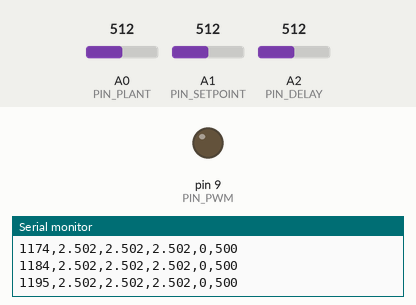
This sketch was run on a simulated Arduino Uno, built with avr-gcc and run on an emulated ATmega328P. On the bench: output pins drawn as LEDs (lit = HIGH), the last lines printed to the serial monitor. The inputs (shaded band) are chosen by the test bench; at power-on: A1 (PIN_SETPOINT) = 512, A0 (PIN_PLANT) = 512, A2 (PIN_DELAY) = 512.

Above: at 1.2 s.
1.3 s: A1 (PIN_SETPOINT) set to 716
At 1.45 s:
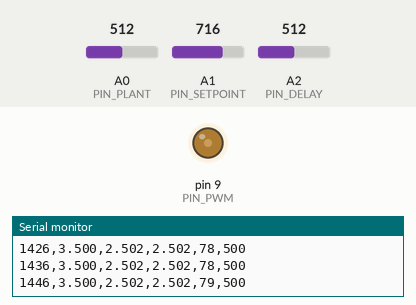
At 3.86 s:
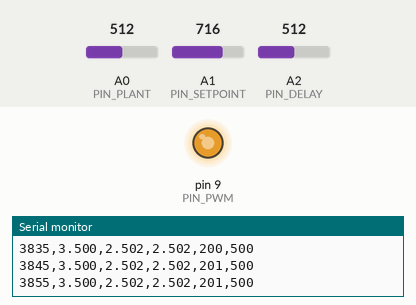
4.3 s: A0 (PIN_PLANT) set to 1010
7.3 s: A0 (PIN_PLANT) set to 900
10.1 s: A1 (PIN_SETPOINT) set to 1010
At 11.75 s:
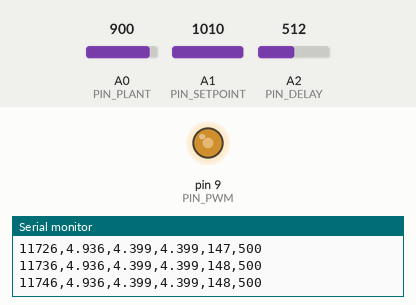
13.1 s: A1 (PIN_SETPOINT) set to 990
16.1 s: A0 (PIN_PLANT) set to 1023
Timing chart, 0 to 20.1 s (numbered marks = the images above; inputs shaded):
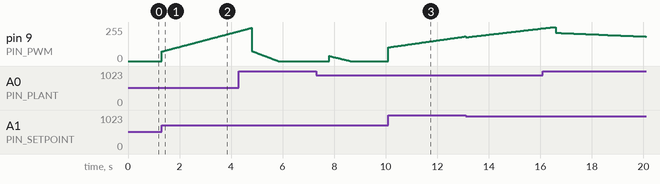

Measured:
- after the input at 1.3 s, pin 9 (PIN_PWM): moves from 0/255 to 224/255 over 3.0 s, starting at once
- after the input at 10.1 s, pin 9 (PIN_PWM): moves from 0/255 to 185/255 over 3.0 s, starting at once

The sketch:

PI_Nyquist_Proteus_Arduino.ino
```cpp
/*
  PROJETO: Controle PI/PID com atraso variavel na realimentacao
  Plataforma: Arduino Uno R3 / ATmega328P - Proteus 8.13

  LIGACOES:
    D9 (PWM) -> R1 4k7 -> PLANT_OUT -> A0
                                |
                              C1 100uF
                                |
                               GND

    RV1 (Setpoint): extremidades em +5V e GND; cursor em A1
    RV2 (Atraso):   extremidades em +5V e GND; cursor em A2
    D1/TX do Arduino -> RXD do Virtual Terminal

  OSCILOSCOPIO:
    Canal A -> D9 (antes de R1)
    Canal B -> PLANT_OUT (depois de R1; mesmo ponto de A0 e C1 positivo)

  TELEMETRIA CSV (115200 baud):
    tempo_ms,setpoint_V,saida_V,saida_atrasada_V,pwm,atraso_ms

  OBSERVACAO:
    O atraso e implementado por software, usando um buffer circular de
    amostras da medicao A0. Esta montagem e uma co-simulacao no Proteus;
    representa uma simulacao computacional no Proteus.
*/

#include <Arduino.h>

const uint8_t PIN_PWM      = 9;
const uint8_t PIN_PLANT    = A0;
const uint8_t PIN_SETPOINT = A1;
const uint8_t PIN_DELAY    = A2;

const unsigned long SAMPLE_TIME_MS = 10UL;
const unsigned long MAX_DELAY_MS   = 1000UL;
const uint8_t MAX_DELAY_SAMPLES = (uint8_t)(MAX_DELAY_MS / SAMPLE_TIME_MS);
const uint8_t BUFFER_SIZE = MAX_DELAY_SAMPLES + 1U;

// Kd=0 caracteriza PI. O termo derivativo permanece parametrizado por historico.
const float KP = 1.40f;
const float KI = 1.00f;
const float KD = 0.00f;
const float DERIVATIVE_FILTER_S = 0.05f;
const float INTEGRAL_LIMIT = 2.0f;
const float ADC_REFERENCE_V = 5.0f;

float yHistory[BUFFER_SIZE];
uint8_t writeIndex = 0;
float integralTerm = 0.0f;
float previousDelayedY = 0.0f;
float filteredDerivative = 0.0f;
unsigned long lastSampleMs = 0UL;

float saturate01(float value) {
  if (value < 0.0f) return 0.0f;
  if (value > 1.0f) return 1.0f;
  return value;
}

float readNormalized(uint8_t pin) {
  return (float)analogRead(pin) / 1023.0f;
}

uint8_t calculateDelaySamples(uint16_t delayRaw) {
  const uint32_t numerator = (uint32_t)delayRaw * (uint32_t)MAX_DELAY_SAMPLES + 511UL;
  uint32_t samples = numerator / 1023UL;
  if (samples > MAX_DELAY_SAMPLES) samples = MAX_DELAY_SAMPLES;
  return (uint8_t)samples;
}

void setup() {
  pinMode(PIN_PWM, OUTPUT);
  analogWrite(PIN_PWM, 0);
  Serial.begin(115200);

  const float initialY = readNormalized(PIN_PLANT);
  for (uint8_t i = 0; i < BUFFER_SIZE; i++) yHistory[i] = initialY;
  previousDelayedY = initialY;
  integralTerm = 0.0f;
  filteredDerivative = 0.0f;
  writeIndex = 0;

  Serial.println(F("tempo_ms,setpoint_V,saida_V,saida_atrasada_V,pwm,atraso_ms"));
  lastSampleMs = millis();
}

void loop() {
  const unsigned long now = millis();
  const unsigned long elapsedMs = now - lastSampleMs;
  if (elapsedMs < SAMPLE_TIME_MS) return;

  const float dt = (float)elapsedMs / 1000.0f;
  lastSampleMs = now;

  const float setpoint = readNormalized(PIN_SETPOINT);
  const float yNow = readNormalized(PIN_PLANT);
  const uint16_t delayRaw = (uint16_t)analogRead(PIN_DELAY);
  const uint8_t delaySamples = calculateDelaySamples(delayRaw);
  const unsigned long delayAppliedMs = (unsigned long)delaySamples * SAMPLE_TIME_MS;

  yHistory[writeIndex] = yNow;
  const uint16_t readPosition = ((uint16_t)writeIndex + (uint16_t)BUFFER_SIZE - (uint16_t)delaySamples) % (uint16_t)BUFFER_SIZE;
  const float yDelayed = yHistory[(uint8_t)readPosition];
  const float error = setpoint - yDelayed;

  const float derivativeRaw = (yDelayed - previousDelayedY) / dt;
  const float alpha = DERIVATIVE_FILTER_S / (DERIVATIVE_FILTER_S + dt);
  filteredDerivative = alpha * filteredDerivative + (1.0f - alpha) * derivativeRaw;

  float controlRaw = KP * error + KI * integralTerm - KD * filteredDerivative;
  const bool canIntegrate =
      (controlRaw >= 0.0f && controlRaw <= 1.0f) ||
      (controlRaw > 1.0f && error < 0.0f) ||
      (controlRaw < 0.0f && error > 0.0f);

  if (canIntegrate) {
    integralTerm += error * dt;
    if (integralTerm > INTEGRAL_LIMIT) integralTerm = INTEGRAL_LIMIT;
    else if (integralTerm < -INTEGRAL_LIMIT) integralTerm = -INTEGRAL_LIMIT;
  }

  controlRaw = KP * error + KI * integralTerm - KD * filteredDerivative;
  const float control = saturate01(controlRaw);
  const uint8_t pwmValue = (uint8_t)(control * 255.0f + 0.5f);
  analogWrite(PIN_PWM, pwmValue);

  previousDelayedY = yDelayed;
  writeIndex++;
  if (writeIndex >= BUFFER_SIZE) writeIndex = 0;

  Serial.print(now);
  Serial.print(',');
  Serial.print(setpoint * ADC_REFERENCE_V, 3);
  Serial.print(',');
  Serial.print(yNow * ADC_REFERENCE_V, 3);
  Serial.print(',');
  Serial.print(yDelayed * ADC_REFERENCE_V, 3);
  Serial.print(',');
  Serial.print(pwmValue);
  Serial.print(',');
  Serial.println(delayAppliedMs);
}
```
